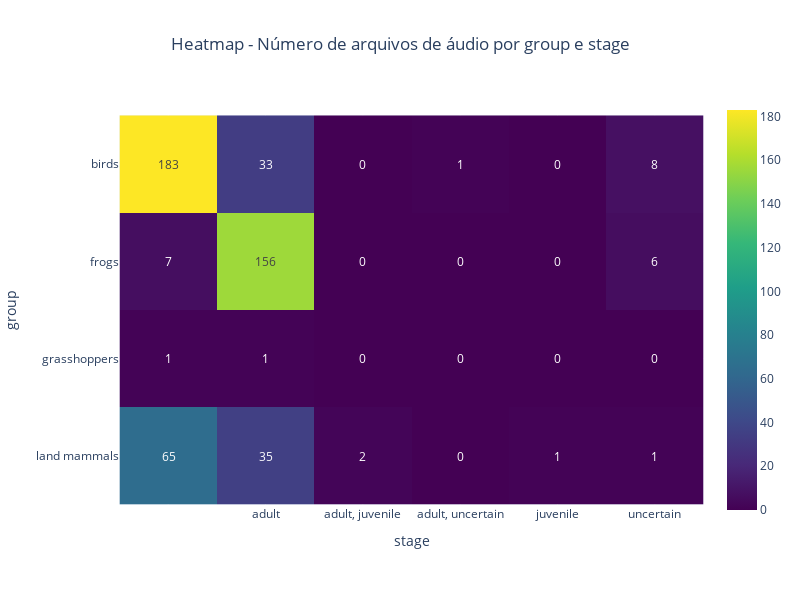

Notebook source saved alongside this figure:
### Markdown cell above
## 3.5. Heatmap Analysis
The heatmap shows that most recordings are labeled as adult, especially for birds and frogs. Other stages are underrepresented, and uncertain labels appear only in these two groups. Grasshoppers have very few recordings, while land mammals show more stage diversity despite fewer samples.

### Code cell
df_group, fig = eda.heatmap_analysis(df, 'group', 'stage')

### Figure 1 — Plotly figure (JSON) as saved in the notebook; plotly's stock layout.template omitted (floating-point values rounded to 4 significant figures)
{"data": [{"coloraxis": "coloraxis", "hovertemplate": "stage: %{x}<br>group: %{y}<br>color: %{z}<extra></extra>", "name": "0", "texttemplate": "%{z}", "type": "heatmap", "x": ["", "adult", "adult, juvenile", "adult, uncertain", "juvenile", "uncertain"], "xaxis": "x", "y": ["birds", "frogs", "grasshoppers", "land mammals"], "yaxis": "y", "z": [[183, 33, 0, 1, 0, 8], [7, 156, 0, 0, 0, 6], [1, 1, 0, 0, 0, 0], [65, 35, 2, 0, 1, 1]]}], "layout": {"coloraxis": {"colorscale": [[0, "#440154"], [0.1111, "#482878"], [0.2222, "#3e4989"], [0.3333, "#31688e"], [0.4444, "#26828e"], [0.5556, "#1f9e89"], [0.6667, "#35b779"], [0.7778, "#6ece58"], [0.8889, "#b5de2b"], [1, "#fde725"]]}, "height": 600, "title": {"text": "Heatmap - Número de arquivos de áudio por group e stage", "x": 0.5}, "width": 800, "xaxis": {"anchor": "y", "constrain": "domain", "domain": [0, 1], "scaleanchor": "y", "title": {"text": "stage"}}, "yaxis": {"anchor": "x", "autorange": "reversed", "constrain": "domain", "domain": [0, 1], "title": {"text": "group"}}}}
